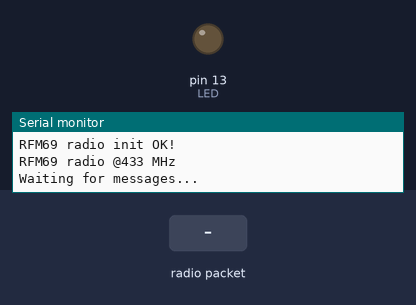
Recording of a sketch running on a simulated Arduino Uno, built with avr-gcc and run on an emulated ATmega328P. Shown: output pins drawn as LEDs (lit = HIGH), the last lines printed to the serial monitor. Dashed ring = blinking. Inputs (shaded band) come from the test bench. No radio packets arrive unless stated; pins used as bus, display or sensor lines are not drawn.

Above: at 1.2 s.
1.3 s: radio packet "1" arrives
At 1.47 s:
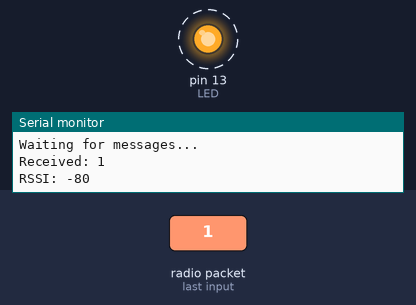
Timing chart, 0 to 4.3 s (numbered marks = the images above; inputs shaded):
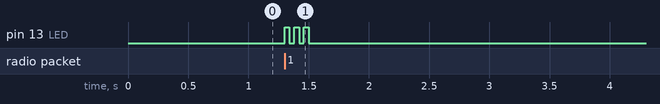

Measured:
- after the input at 1.3 s, pin 13 (LED): alternates HIGH for 0.04 s and LOW for 0.04 s, 6 changes in all, then stays LOW, starting at once

The sketch:

rf69server.ino
```cpp
#include <SPI.h>
#include <RH_RF69.h>

#define RFM69_CS      8
#define RFM69_INT     7
#define RFM69_RST     4
#define LED           13

#define RF69_FREQ 433.0

RH_RF69 rf69(RFM69_CS, RFM69_INT);

void setup()
{
  Serial.begin(115200);
  while (!Serial) { delay(1); }

  pinMode(LED, OUTPUT);
  pinMode(RFM69_RST, OUTPUT);
  digitalWrite(RFM69_RST, LOW);


  // Manual reset
  digitalWrite(RFM69_RST, HIGH);
  delay(10);
  digitalWrite(RFM69_RST, LOW);
  delay(10);

  if (!rf69.init()) {
    Serial.println("RFM69 radio init failed");
    while (1);
  }
  Serial.println("RFM69 radio init OK!");

  if (!rf69.setFrequency(RF69_FREQ)) {
    Serial.println("setFrequency failed");
  }

  rf69.setTxPower(20, true);

  Serial.print("RFM69 radio @");  Serial.print((int)RF69_FREQ);  Serial.println(" MHz");
  Serial.println("Waiting for messages...");
}

void loop() {
  if (rf69.available()) {
    uint8_t buf[RH_RF69_MAX_MESSAGE_LEN];
    uint8_t len = sizeof(buf);

    if (rf69.recv(buf, &len)) {
      if (!len) return;
      buf[len] = 0; // Null terminate the string

      Serial.print("Received: ");
      Serial.println((char*)buf);
      Serial.print("RSSI: ");
      Serial.println(rf69.lastRssi(), DEC);

      // Parse the received message
      char* callsign = strtok((char*)buf, "+");
      char* missionTime = strtok(NULL, "+");
      char* data = strtok(NULL, "<EOM>");

      if (callsign && missionTime && data) {
        Serial.print("Callsign: ");
        Serial.println(callsign);
        Serial.print("Mission Time: ");
        Serial.println(missionTime);
        Serial.print("Data: ");
        Serial.println(data);
      }

      Blink(LED, 40, 3); // Blink LED 3 times, 40ms between blinks
    } else {
      Serial.println("Receive failed");
    }
  }
}

void Blink(byte PIN, byte DELAY_MS, byte loops) {
  for (byte i=0; i<loops; i++)  {
    digitalWrite(PIN,HIGH);
    delay(DELAY_MS);
    digitalWrite(PIN,LOW);
    delay(DELAY_MS);
  }
}
```
